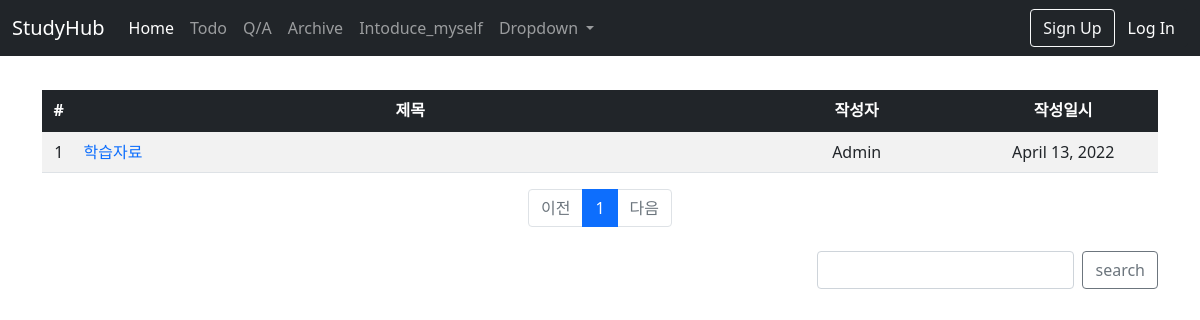
The app's page /info/ with its own data.
### info/models.py (models this page shows)
class Info(models.Model):
    title = models.CharField(max_length=60, verbose_name='title')
    content = models.TextField(max_length=200, verbose_name='content')
    date_created = models.DateField(auto_now_add=True, verbose_name='date')
    file = models.FileField(null=True, blank=True, upload_to="uploads/", verbose_name='file')

### info/views.py (the view)
# urls.py: path('', views.InfoListView.as_view(), name='index'),
class InfoListView(ListView):
    model = Info
    template_name = 'info/infolist.html'
    paginate_by = 10
    ordering = '-date_created'
    def get_context_data(self, **kwargs):
        context = super(InfoListView, self).get_context_data()
        page = context['page_obj']
        paginator = page.paginator
        pagelist = paginator.get_elided_page_range(page.number, on_each_side=3, on_ends=0)
        context['pagelist'] = pagelist
        return context
    def get_queryset(self):
        info_list = Info.objects.order_by('-date_created')
        return info_list

### board/templatetags/board_filter.py (called while the page is built)
@register.filter
def sub(value, arg):
    return value - arg

### info/templates/info/infolist.html (shortened to what this page needs)
{%extends 'base.html' %}
{% load board_filter %}
{% block content %}
<div class="container">
    <table class="table table-striped" style="table-layout: fixed"  >
        <thead class="table-dark text-center">
        <tr>
            <th scope="col" width="3%">#</th>
            <th scope="col" width="60%">제목</th>
            <th scope="col" width="20%">작성자</th>
            <th scope="col" width="17%">작성일시</th>
        </tr>
        </thead>
        <tbody class="text-center">
            {% if object_list %}
            {% for info in object_list %}
        <tr>
            <td>{{ page_obj.paginator.count|sub:page_obj.start_index|sub:forloop.counter0|add:1}}</td>
            <td class="text-start"><a href="{% url 'info:detail' info.id %}" class="text-decoration-none">{{ info.title }}</a>
            </td>
            <td>Admin</td>
            <td>{{ info.date_created }}</td>
        </tr>
        {% endfor %}
        {% else %}
        <tr>
            <td colspan="3">등록된 자료가 없습니다.</td>
        </tr>
        {% endif %}
    </table>
    <ul class="pagination justify-content-center mb-4">
        {% if page_obj.has_previous %}
        <li class="page-item">
            <a class="page-link" href="?page={{ page_obj.previous_page_number }}">이전</a>
        </li>
        {% else %}
        <li class="page-item disabled">
            <a class="page-link" href="#">이전</a>
        </li>
        {% endif %}
        {% for index in pagelist %}
        {% if index == page_obj.number %}
        <li class="page-item active">
            <span class="page-link">{{index}}</span>
        </li>
        {% else %}
        <li class="page-item">
            <a class="page-link" href="?page={{ index }}">{{ index }}</a>
        </li>
        {% endif %}
        {% endfor %}
        {% if page_obj.has_next %}
        <li class="page-item">
            <a class="page-link" href="?page={{ page_obj.next_page_number }}">다음</a>
        </li>
        {% else %}
        <li class="page-item disabled">
            <a class="page-link" href="#">다음</a>
        </li>
        {% endif %}
    </ul>
    <div class="d-flex justify-content-between">
        <div>&emsp;</div>
        <div>
            <form class="d-flex" action="{% url 'info:search'%}" method="GET">
            <input name="search" type="text" id="search" name="search" class="form-control me-2">
            <button class="btn btn-outline-secondary" type="submit" placeholder="Archive Search">search</button>
            </div>
</div>
{% endblock %}

### records on screen
Info: paginator.count|sub "1", title "학습자료", date_created "April 13, 2022"

### other values on screen
{{ index }} "1"
